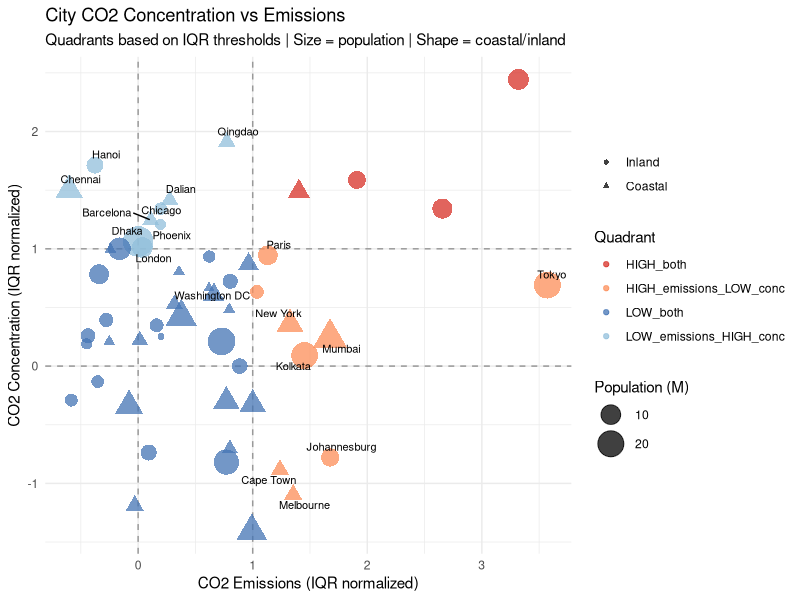
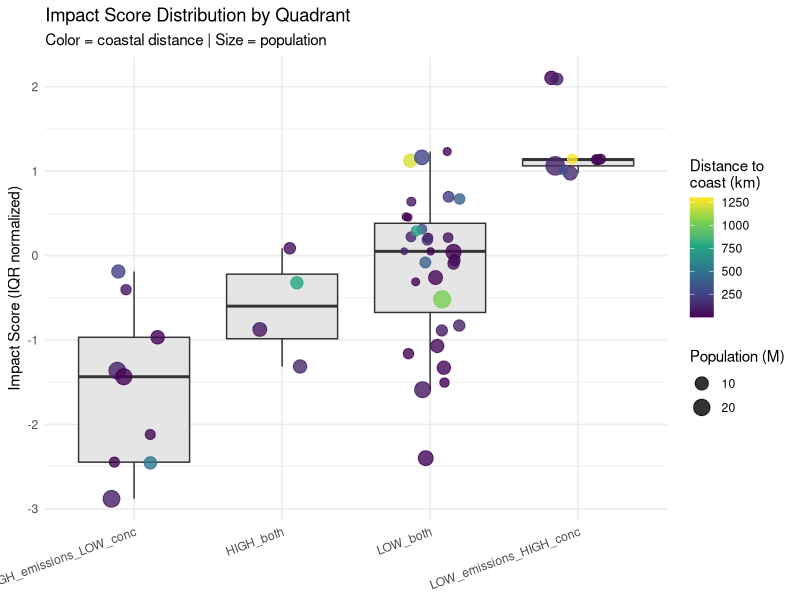
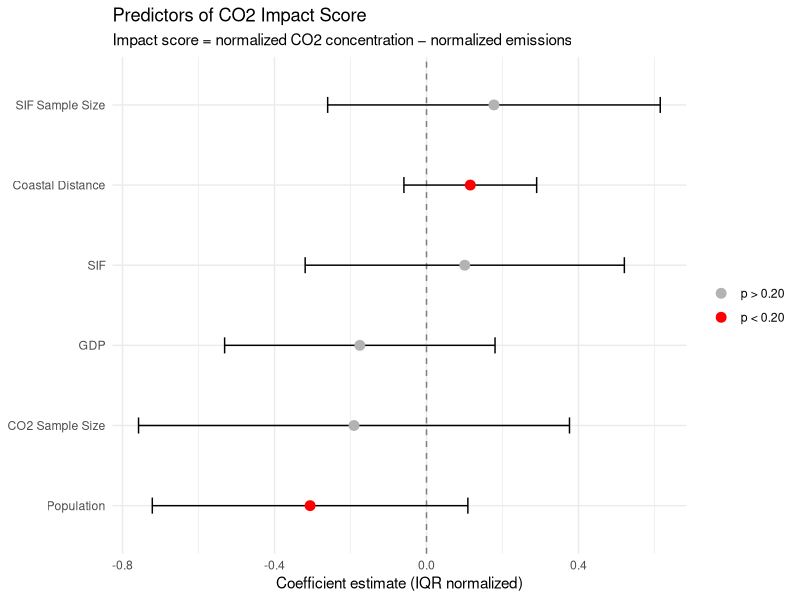
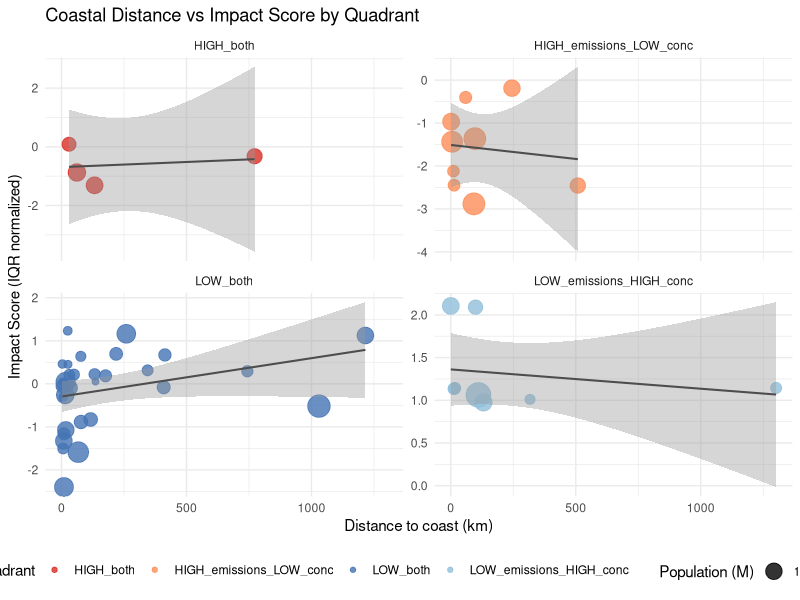

Generate these figures, in order, with R:
## ---- chunk 1
# reference: https://towardsdatascience.com/7-steps-to-run-a-linear-regression-analysis-using-r-d5897a66b835/

# install.packages("tidyverse")
library(tidyverse)


df <- read.csv("c40cities-co2-em-conc-wkt-coast.csv") # outcome of https://github.com/heytian/d2d-oco3-tools/blob/main/20260405_04_wkt-coastal.py
df <- df |> drop_na(population)

# normalize independent variables using interquartile range 
iqr_norm <- function(x) {
  q1 <- quantile(x, 0.25, na.rm = TRUE)
  q3 <- quantile(x, 0.75, na.rm = TRUE)
  (x - q1) / (q3 - q1)
}


norm_df <- df |> 
  mutate(
    co2_conc_iqr = iqr_norm(xco2_ppm),
    co2_em_iqr = iqr_norm(annual_co2_em_mtco2),
    sif_iqr = iqr_norm(sif_757nm),
    pop_iqr = iqr_norm(population),
    xco2numsams_iqr = iqr_norm(xco2_numsams),
    sifnumsams_iqr = iqr_norm(sif_numsams),
    gdp_iqr = iqr_norm(gdp_bil_usd),
    coast_iqr = iqr_norm(coastal_km),
    impact_iqr = co2_conc_iqr - co2_em_iqr
  )
    

lm_iqr_impact<- lm(impact_iqr ~ sif_iqr + pop_iqr + xco2numsams_iqr + sifnumsams_iqr + gdp_iqr + coast_iqr, 
                  data = norm_df)
summary(lm_iqr_impact)
## ---- chunk 2
# bubble size = population, color = quadrant, shape = coastal/inland
ggplot(norm_df, aes(x = co2_em_iqr, y = co2_conc_iqr)) +
  
  # quadrant dividing lines at IQR thresholds (0 = Q1, 1 = Q3)
  geom_hline(yintercept = 0, linetype = "dashed", color = "gray60") +
  geom_hline(yintercept = 1, linetype = "dashed", color = "gray60") +
  geom_vline(xintercept = 0, linetype = "dashed", color = "gray60") +
  geom_vline(xintercept = 1, linetype = "dashed", color = "gray60") +
  
  # cities as bubbles
  geom_point(aes(
    color = quadrant,
    size  = population / 1e6, # size by population millions
    shape = is_coastal
  ), alpha = 0.75) +
  
  # label interesting cities only
  ggrepel::geom_text_repel(
    data = norm_df |> filter(
      quadrant %in% c("LOW_emissions_HIGH_conc", "HIGH_emissions_LOW_conc")
    ),
    aes(label = city),
    size = 2.8, max.overlaps = 15
  ) +
  
  scale_color_manual(values = c(
    "HIGH_both"              = "#d73027",
    "LOW_both"               = "#4575b4",
    "HIGH_emissions_LOW_conc" = "#fc8d59",
    "LOW_emissions_HIGH_conc" = "#91bfdb")) +
  scale_shape_manual(values = c("True" = 17, "False" = 16),
                     labels = c("True" = "Coastal", "False" = "Inland")) +
  scale_size_continuous(range = c(2, 10), name = "Population (M)") +
  
  labs(
    title    = "City CO2 Concentration vs Emissions",
    subtitle = "Quadrants based on IQR thresholds | Size = population | Shape = coastal/inland",
    x        = "CO2 Emissions (IQR normalized)",
    y        = "CO2 Concentration (IQR normalized)",
    color    = "Quadrant",
    shape    = NULL
  ) +
  theme_minimal() +
  theme(legend.position = "right")
## ---- chunk 3
ggplot(norm_df, aes(x = reorder(quadrant, impact_iqr, median), 
                     y = impact_iqr)) +
  geom_boxplot(outlier.shape = NA, fill = "gray90") +
  geom_jitter(aes(color = coastal_km, size = population / 1e6),
              width = 0.2, alpha = 0.8) +
  scale_color_viridis_c(
    name   = "Distance to\ncoast (km)",
    option = "viridis"
  ) +
  scale_size_continuous(range = c(2, 6), name = "Population (M)") +
  labs(
    title    = "Impact Score Distribution by Quadrant",
    subtitle = "Color = coastal distance | Size = population",
    x        = NULL,
    y        = "Impact Score (IQR normalized)"
  ) +
  theme_minimal() +
  theme(axis.text.x = element_text(angle = 20, hjust = 1))
## ---- chunk 4
library(tidyverse)
library(broom)

# tidy regression output
coef_df <- tidy(lm_iqr_impact, conf.int = TRUE) |>
  filter(term != "(Intercept)") |>
  mutate(term = recode(term,
    "sif_iqr"         = "SIF",
    "pop_iqr"         = "Population",
    "xco2numsams_iqr" = "CO2 Sample Size",
    "sifnumsams_iqr"  = "SIF Sample Size",
    "gdp_iqr"         = "GDP",
    "coast_iqr"       = "Coastal Distance"
  ))

ggplot(coef_df, aes(x = estimate, y = reorder(term, estimate))) +
  geom_vline(xintercept = 0, linetype = "dashed", color = "gray50") +
  geom_errorbarh(aes(xmin = conf.low, xmax = conf.high), height = 0.2) +
  geom_point(aes(color = p.value < 0.20), size = 3) +
  scale_color_manual(
    values = c("FALSE" = "gray70", "TRUE" = "red"),
    labels = c("p > 0.20", "p < 0.20")
  ) +
  labs(
    title = "Predictors of CO2 Impact Score",
    subtitle = "Impact score = normalized CO2 concentration − normalized emissions",
    x = "Coefficient estimate (IQR normalized)",
    y = NULL,
    color = NULL
  ) +
  theme_minimal()
## ---- chunk 5
ggplot(norm_df, aes(x = coastal_km, y = impact_iqr)) +
  geom_point(aes(color = quadrant, size = population / 1e6), alpha = 0.8) +
  geom_smooth(method = "lm", se = TRUE, color = "gray30", linewidth = 0.7) +
  scale_color_manual(values = c(
    "HIGH_both"               = "#d73027",
    "LOW_both"                = "#4575b4",
    "HIGH_emissions_LOW_conc" = "#fc8d59",
    "LOW_emissions_HIGH_conc" = "#91bfdb"
  )) +
  scale_size_continuous(range = c(2, 8), name = "Population (M)") +
  facet_wrap(~quadrant, scales = "free_y") +
  labs(
    title    = "Coastal Distance vs Impact Score by Quadrant",
    x        = "Distance to coast (km)",
    y        = "Impact Score (IQR normalized)",
    color    = "Quadrant"
  ) +
  theme_minimal() +
  theme(legend.position = "bottom")
